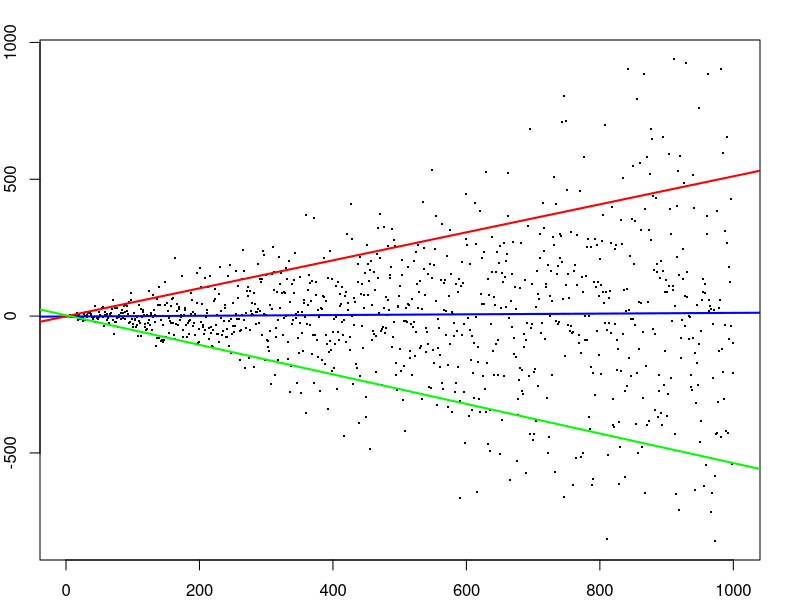

The R script that drew this image:
library(quantreg)

#Simulate heteroscedastic data
set.seed(123)
X = 1:1000
Y = rnorm(n=1000, mean=0, sd=0.4*X)

#Plot 90% quantile fit, median fit, 10% quantile fit
windows()
par(oma=c(0,0,0,0), mar=c(2,2,2,2))
plot(X,Y,pch=".",xlab="",ylab="",cex=2)
abline(coef(rq(Y~X)), col="blue",lwd=2)
abline(coef(rq(Y~X,tau=0.9)), col="red",lwd=2)
abline(coef(rq(Y~X,tau=0.1)), col="green",lwd=2)